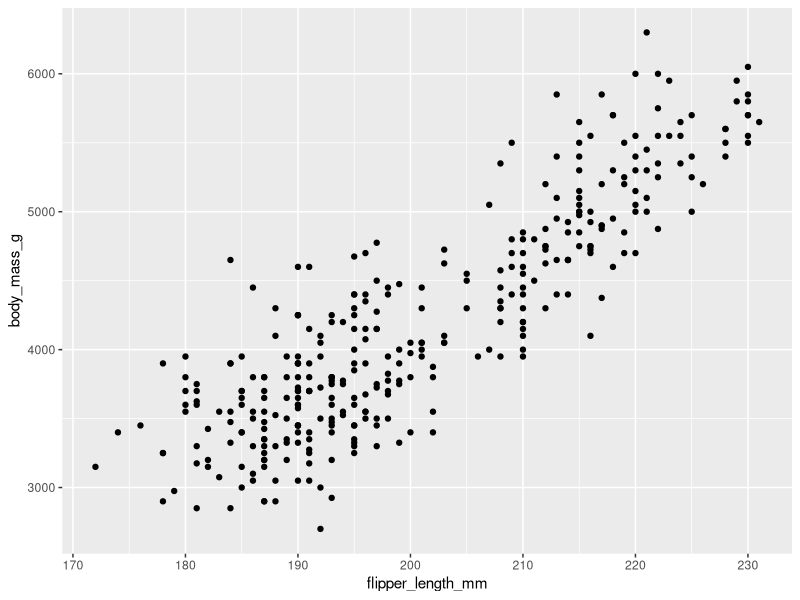
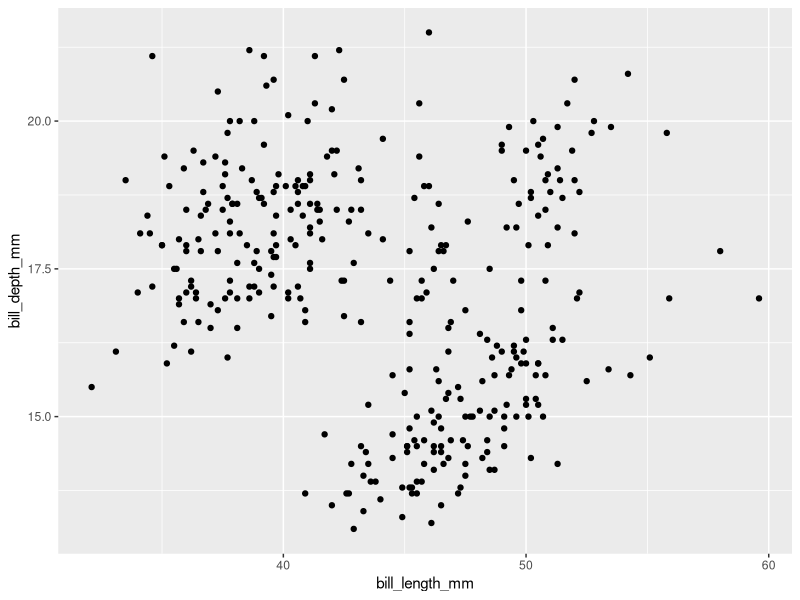
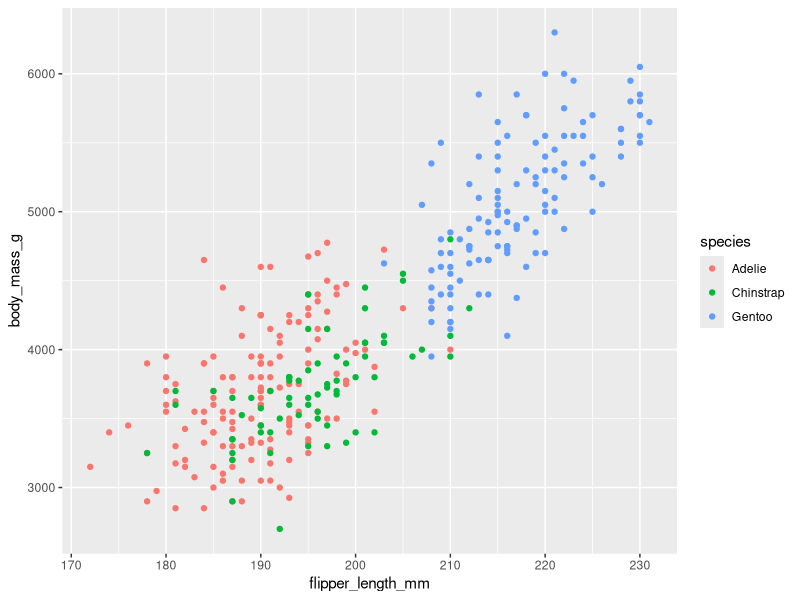
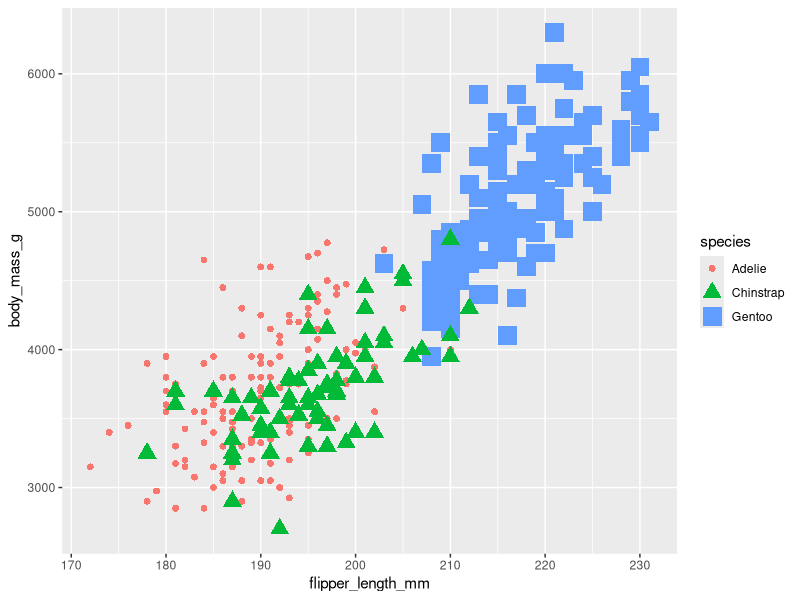
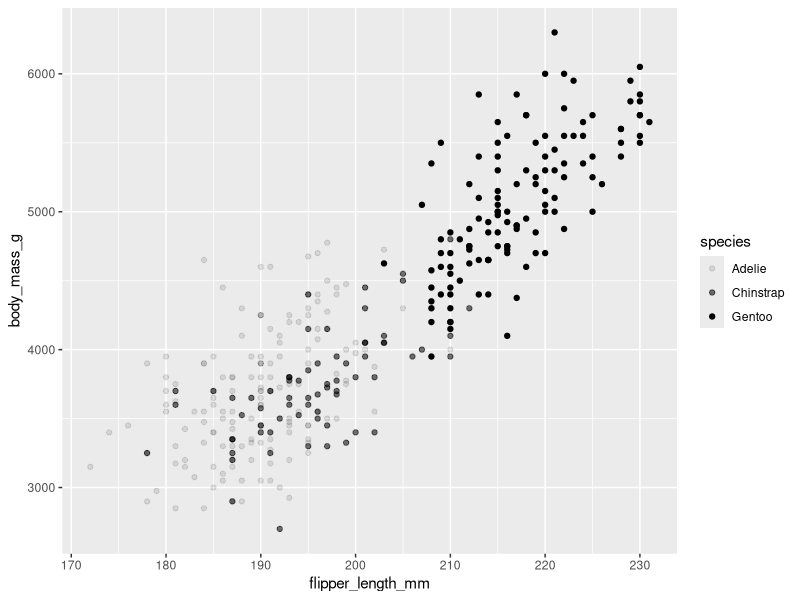
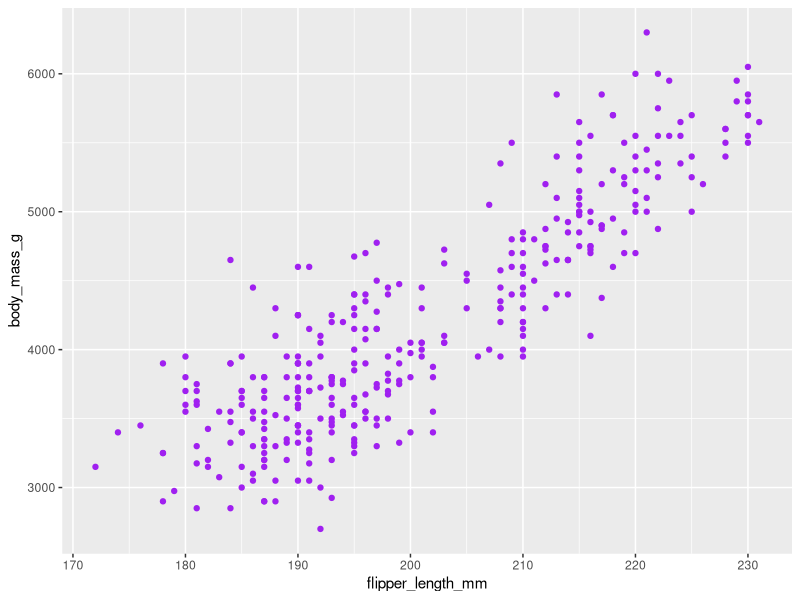
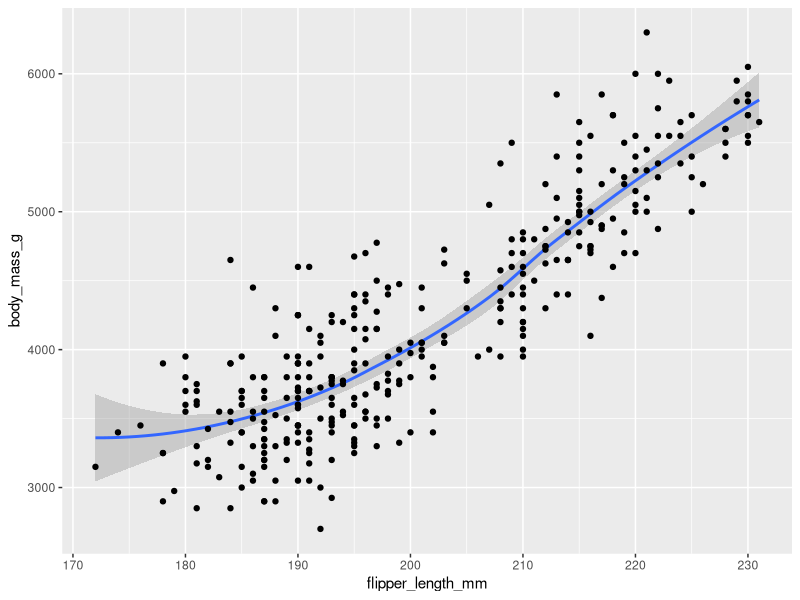
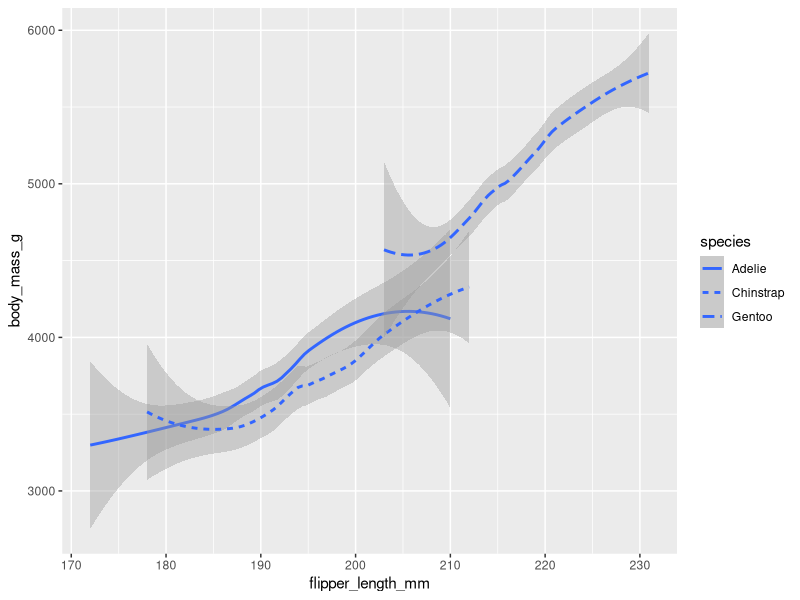

The R script that drew these images, in order:
## ---- chunk 1
library("ggplot2")
library("palmerpenguins")
## ---- chunk 2
ggplot(data=penguins) + 
  geom_point(mapping=aes(x=flipper_length_mm,y=body_mass_g))
## ---- chunk 3
ggplot(data=penguins) + 
  geom_point(mapping=aes(x=bill_length_mm,y=bill_depth_mm))
## ---- chunk 4
ggplot(data=penguins) + 
  geom_point(mapping=aes(x=flipper_length_mm,y=body_mass_g,color=species))
## ---- chunk 5
ggplot(data=penguins) + 
  geom_point(mapping=aes(x=flipper_length_mm,y=body_mass_g,color=species,shape=species,size=species))
## ---- chunk 6
ggplot(data=penguins) + 
  geom_point(mapping=aes(x=flipper_length_mm,y=body_mass_g,alpha=species))
## ---- chunk 7
ggplot(data=penguins) + 
  geom_point(mapping=aes(x=flipper_length_mm,y=body_mass_g),color="purple")
## ---- chunk 8
ggplot(data=penguins) + 
  geom_smooth(mapping=aes(x=flipper_length_mm,y=body_mass_g)) +
  geom_point(mapping=aes(x=flipper_length_mm,y=body_mass_g))
## ---- chunk 9
ggplot(data=penguins) + 
  geom_smooth(mapping=aes(x=flipper_length_mm,y=body_mass_g,linetype=species))
## ---- chunk 10
ggplot(data=diamonds) + 
  geom_bar(mapping=aes(x=cut,fill=cut))
## ---- chunk 11
ggplot(data=diamonds) + 
  geom_bar(mapping=aes(x=cut,fill=clarity))
## ---- chunk 12
ggplot(data=penguins) + 
  geom_point(mapping=aes(x=flipper_length_mm,y=body_mass_g,color=species)) + 
  facet_wrap(~species)
## ---- chunk 13
ggplot(data=diamonds) + 
  geom_bar(mapping=aes(x=color,fill=cut)) + 
  facet_wrap(~cut)

## ---- chunk 14
ggplot(data=penguins) + 
  geom_point(mapping=aes(x=flipper_length_mm,y=body_mass_g,color=species)) + 
  facet_grid(sex~species)

## ---- chunk 15
ggplot(data=penguins) + 
  geom_point(mapping=aes(x=flipper_length_mm,y=body_mass_g,color=species)) + 
  labs(title="Palmer Penguins: Body Mass vs. Flipper Length",subtitle="Sample of Three Penguin Species",caption="Data collected by Dr. Kristen Gorman")
## ---- chunk 16
ggplot(data=penguins) + 
  geom_point(mapping=aes(x=flipper_length_mm,y=body_mass_g,color=species)) + 
  labs(title="Palmer Penguins: Body Mass vs. Flipper Length",subtitle="Sample of Three Penguin Species",caption="Data collected by Dr. Kristen Gorman") + 
  annotate("text",x=220,y=3500,label="The Gentoos are the largest",color="purple",fontface="bold",size=4.5)
## ---- chunk 17
p <- ggplot(data=penguins) + 
  geom_point(mapping=aes(x=flipper_length_mm,y=body_mass_g,color=species)) + 
  labs(title="Palmer Penguins: Body Mass vs. Flipper Length",subtitle="Sample of Three Penguin Species",caption="Data collected by Dr. Kristen Gorman")

p + annotate("text",x=220,y=3500,label="The Gentoos are the largest",color="purple",fontface="bold",angle=25)
